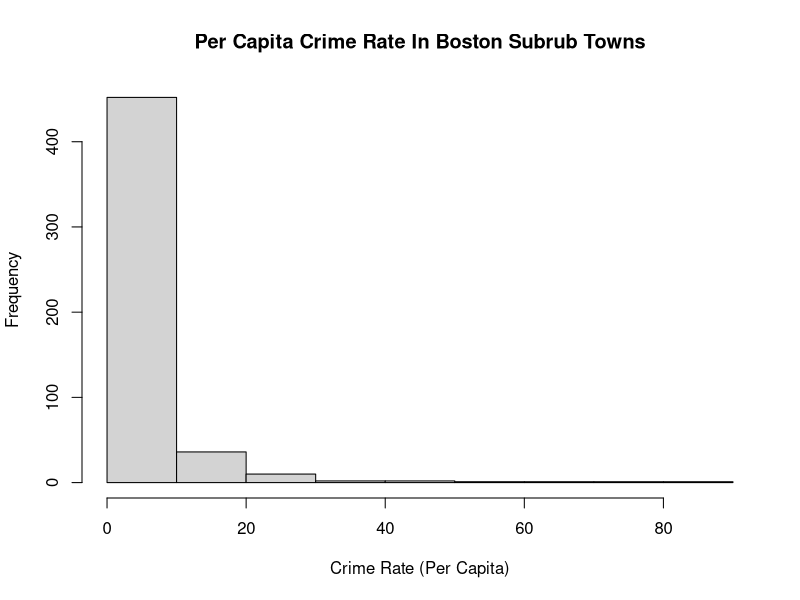
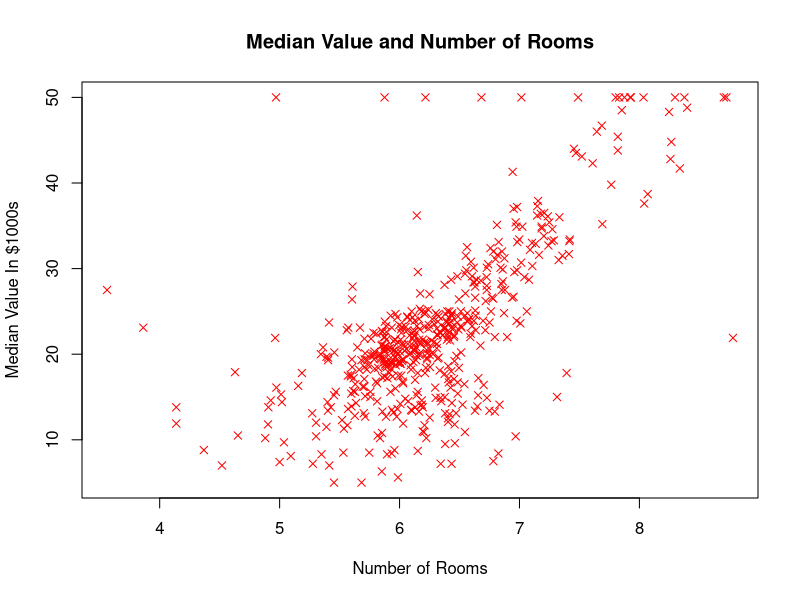
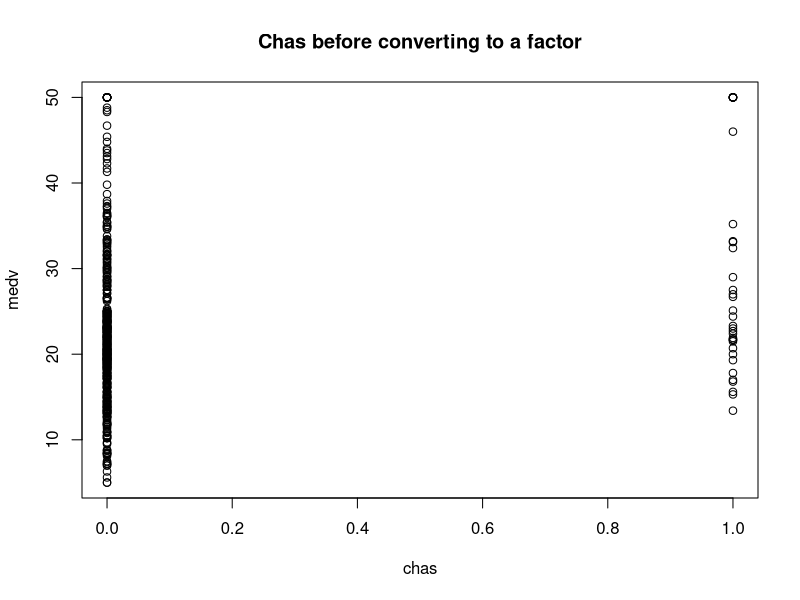
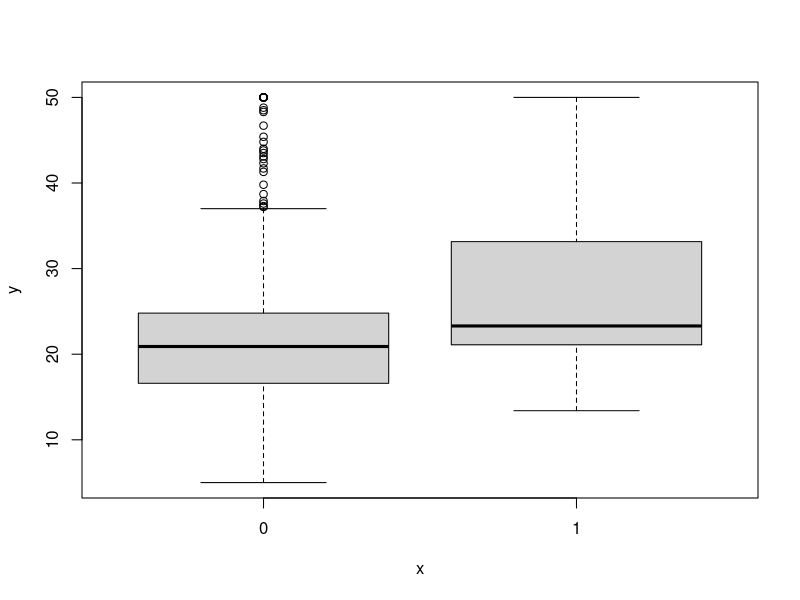
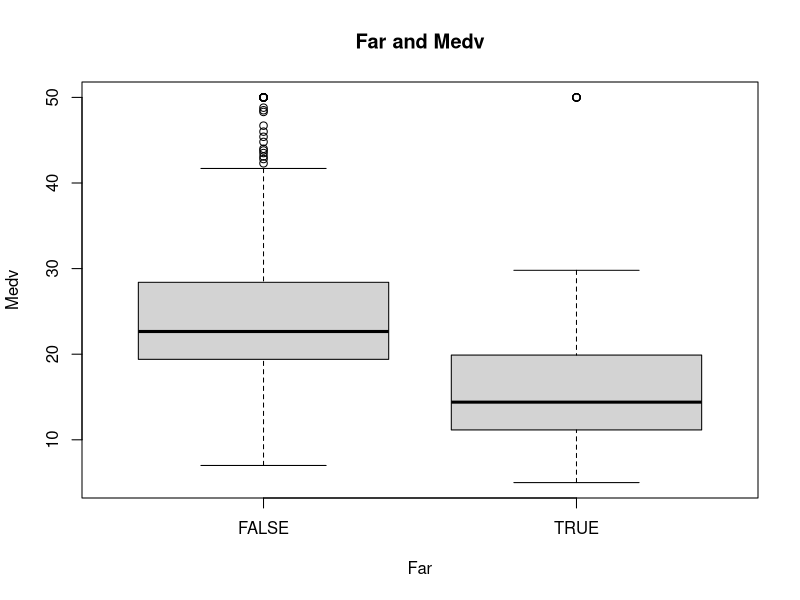

The R source for these figures, in order:
## ---- chunk 1
# step 1 code
if (!require("MASS")){
  install.packages("MASS")
}
library(MASS)
data(Boston)
str(Boston)
## ---- chunk 2
# step 2 code

# display the first few rows
head(Boston)
# display the last two rows
tail(Boston, 2)
#display row 5
Boston[5, ]
# display the first few rows of column 1 by combining head() and using indexing
head(Boston[,1])
#$ display the column names
colnames(Boston)
## ---- chunk 3
# step 3 code

# mean of crime column
mean(Boston$crim)

# median of crime column
median(Boston$crim)

# range of crime column
range(Boston$crim)
## ---- chunk 4
# step 4 code 
hist(Boston$crim, main = "Per Capita Crime Rate In Boston Subrub Towns", xlab="Crime Rate (Per Capita)")

## ---- chunk 5
# step 5 code

# correlation between crime and median home value
cor(Boston$crim,Boston$medv, use="complete")
## ---- chunk 6
# step 6 code

# Create a plot showing median value on y and num of rooms on x, change point color and style
plot(Boston$rm, Boston$medv, main = "Median Value and Number of Rooms", xlab="Number of Rooms",ylab="Median Value In $1000s", col="red", pch=4)

# use cor*() function to quantify the correlation between these two variables
cor(Boston$rm, Boston$medv, use="complete")
## ---- chunk 7
# step 7 code

# plot chas before factor
plot(Boston$chas, Boston$medv, main="Chas before converting to a factor", xlab="chas",ylab="medv")


# make factor
Boston$chas <- as.factor(Boston$chas)

# plot again
plot(Boston$chas, Boston$medv)
## ---- chunk 8
# step 8 code

# What kind of variable is rad?
typeof(Boston$rad)

# What information do you get about this variable with the summary() function?
summary(Boston$rad)

# Does the unique() function give you additional information?
unique(Boston$rad)

# Use the sum() function to determine how many neighborhoods have rad equal to 24.
equals24 = sum(Boston$rad==24)
equals24

# Use R code to determine what percentage this is of the neighborhoods.
total <- length(Boston$rad)
percentage <- equals24/total
paste(round(percentage*100),"%")

## ---- chunk 9
# step 9 code

# far is true if rad is 24 and false otherwise
far <- ifelse(Boston$rad == 24, T , F)
far 

# make far a factor and plot
far <- as.factor(far)
plot(far, Boston$medv, main = "Far and Medv", xlab="Far", ylab="Medv")


    
## ---- chunk 10
# step 10 code

# Summary for columns 1,6,13,14
summary(Boston[, c(1,6,13,14)])

# use which.max() function to find the neighborhood with highest med
i <- which.max(Boston$medv)
Boston[i,]

# display that row but only columns 1,6,13,14
subset(Boston[162, ], select=c("crim", "rm", "lstat", "medv"))

